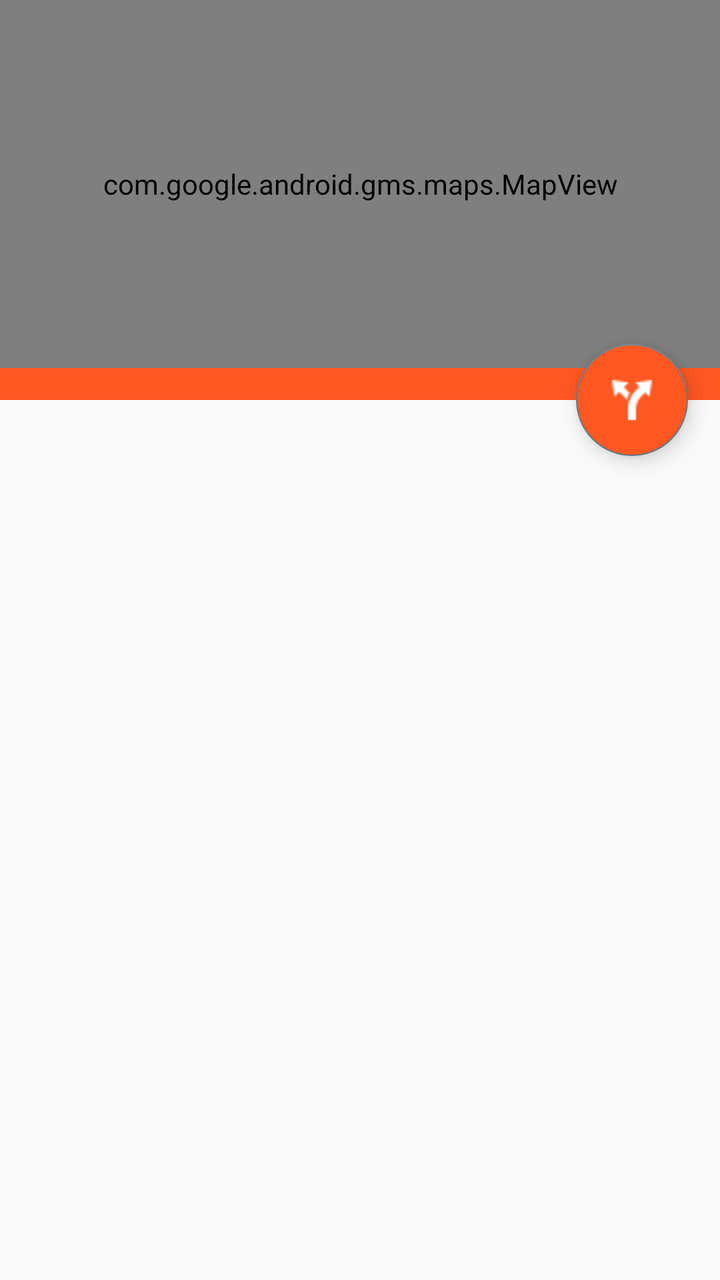
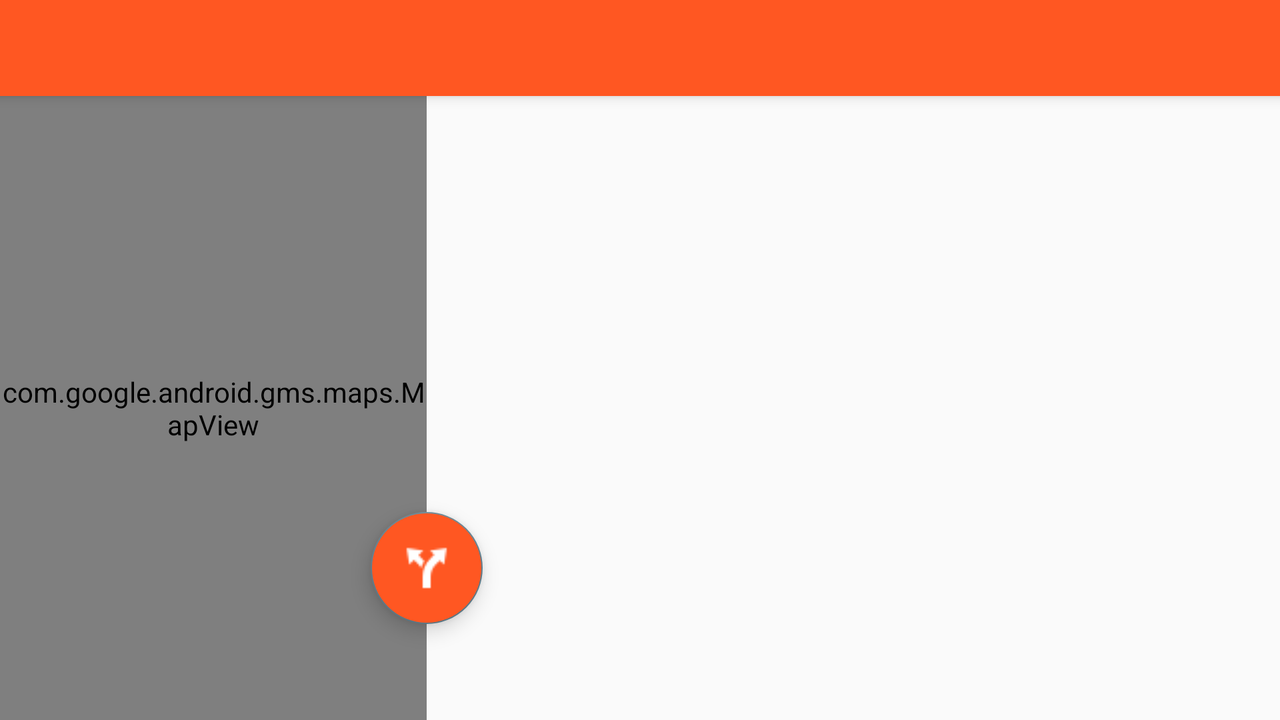

One screen, two layout resources from the same app: the default and the repository's alternative for another configuration. Each is rendered where Android would select it; the XML of both is given below.
<!-- AndroidManifest.xml: application theme AppTheme -->
<!-- res/layout/detail_activity.xml -->
<?xml version="1.0" encoding="utf-8"?>
<android.support.design.widget.CoordinatorLayout xmlns:android="http://schemas.android.com/apk/res/android"
    xmlns:app="http://schemas.android.com/apk/res-auto"
    xmlns:tools="http://schemas.android.com/tools"
    android:layout_width="match_parent"
    android:layout_height="match_parent"
    android:fitsSystemWindows="true"
    tools:context="com.amohnacs.faircarrental.detail.DetailActivity">

    <android.support.design.widget.AppBarLayout
        android:id="@+id/app_bar"
        android:layout_width="match_parent"
        android:layout_height="@dimen/map_app_bar_height"
        android:fitsSystemWindows="true"
        android:theme="@style/AppTheme.AppBarOverlay">

        <android.support.design.widget.CollapsingToolbarLayout
            android:id="@+id/toolbar_layout"
            android:layout_width="match_parent"
            android:layout_height="match_parent"
            android:fitsSystemWindows="true"
            app:contentScrim="?attr/colorPrimary"
            app:layout_scrollFlags="scroll|exitUntilCollapsed"
            app:toolbarId="@+id/toolbar">

            <android.support.v7.widget.Toolbar
                android:id="@+id/toolbar"
                android:layout_width="match_parent"
                android:layout_height="?attr/actionBarSize"
                app:layout_collapseMode="pin"
                app:popupTheme="@style/AppTheme.PopupOverlay" />

            <com.google.android.gms.maps.MapView xmlns:map="http://schemas.android.com/apk/res-auto"
                android:id="@+id/map"
                android:name="com.google.android.gms.maps.SupportMapFragment"
                android:layout_width="match_parent"
                android:layout_height="match_parent"
                android:layout_marginBottom="@dimen/text_margin"
                map:cameraZoom="15"
                map:liteMode="true"
                map:mapType="normal" />

        </android.support.design.widget.CollapsingToolbarLayout>
    </android.support.design.widget.AppBarLayout>

    <include layout="@layout/detail_content" />

    <android.support.design.widget.FloatingActionButton
        android:id="@+id/fab"
        android:layout_width="wrap_content"
        android:layout_height="wrap_content"
        android:layout_margin="@dimen/fab_margin"
        app:layout_anchor="@id/app_bar"
        app:layout_anchorGravity="bottom|end"
        app:srcCompat="@drawable/ic_nav"
        android:backgroundTint="@color/colorPrimary"
        android:elevation="@dimen/default_elevation"/>

</android.support.design.widget.CoordinatorLayout>
<!-- res/layout/detail_content.xml (included above) -->
<?xml version="1.0" encoding="utf-8"?>
<android.support.v4.widget.NestedScrollView xmlns:android="http://schemas.android.com/apk/res/android"
    xmlns:app="http://schemas.android.com/apk/res-auto"
    xmlns:tools="http://schemas.android.com/tools"
    android:layout_width="match_parent"
    android:layout_height="match_parent"
    app:layout_behavior="@string/appbar_scrolling_view_behavior"
    tools:context="com.amohnacs.faircarrental.detail.DetailActivity"
    tools:showIn="@layout/detail_activity">



</android.support.v4.widget.NestedScrollView>
<!-- resources referenced by this layout -->
<resources>
  <color name="colorPrimary">#FF5722</color>
  <dimen name="default_elevation">4dp</dimen>
  <dimen name="fab_margin">16dp</dimen>
  <dimen name="map_app_bar_height">200dp</dimen>
  <dimen name="text_margin">16dp</dimen>
  <!-- drawable ic_nav: png bitmap (drawable, 483 bytes) -->
  <style name="AppTheme.AppBarOverlay" parent="ThemeOverlay.AppCompat.Dark.ActionBar" />
  <style name="AppTheme.PopupOverlay" parent="ThemeOverlay.AppCompat.Light" />
  <style name="AppTheme" parent="Theme.AppCompat.Light.DarkActionBar">
          
          <item name="colorPrimary">@color/colorPrimary</item>
          <item name="colorPrimaryDark">@color/colorPrimaryDark</item>
          <item name="colorAccent">@color/colorAccent</item>
  
      </style>
  <color name="colorPrimaryDark">#E64A19</color>
  <color name="colorAccent">#607D8B</color>
</resources>
<!-- res/layout-land/detail_activity.xml (the repository's variant of the layout above) -->
<!-- drawn on the phone turned sideways -->
<?xml version="1.0" encoding="utf-8"?>
<android.support.design.widget.CoordinatorLayout xmlns:android="http://schemas.android.com/apk/res/android"
    xmlns:app="http://schemas.android.com/apk/res-auto"
    xmlns:tools="http://schemas.android.com/tools"
    android:layout_width="match_parent"
    android:layout_height="match_parent"
    android:fitsSystemWindows="false"
    tools:context="com.amohnacs.faircarrental.detail.DetailActivity">

    <android.support.design.widget.AppBarLayout
        android:id="@+id/app_bar"
        android:layout_width="match_parent"
        android:layout_height="?attr/actionBarSize"
        android:fitsSystemWindows="true"
        android:theme="@style/AppTheme.AppBarOverlay">

        <android.support.v7.widget.Toolbar
            android:id="@+id/toolbar"
            android:layout_width="match_parent"
            android:layout_height="?attr/actionBarSize"
            app:layout_collapseMode="pin"
            app:popupTheme="@style/AppTheme.PopupOverlay" />

    </android.support.design.widget.AppBarLayout>

    <LinearLayout
        android:layout_width="match_parent"
        android:layout_height="match_parent"
        android:weightSum="3"
        android:orientation="horizontal"
        android:layout_marginTop="?attr/actionBarSize">

        <com.google.android.gms.maps.MapView xmlns:map="http://schemas.android.com/apk/res-auto"
            android:id="@+id/map"
            android:name="com.google.android.gms.maps.SupportMapFragment"
            android:layout_width="0dp"
            android:layout_height="match_parent"
            android:layout_weight="1"
            map:cameraZoom="15"
            map:liteMode="true"
            map:mapType="normal" />

        <include layout="@layout/detail_content"
            android:layout_width="0dp"
            android:layout_height="match_parent"
            android:layout_weight="2"/>

    </LinearLayout>

    <android.support.design.widget.FloatingActionButton
        android:id="@+id/fab"
        android:layout_width="wrap_content"
        android:layout_height="wrap_content"
        android:layout_marginBottom="?attr/actionBarSize"
        app:layout_anchor="@id/map"
        app:layout_anchorGravity="bottom|end"
        app:srcCompat="@drawable/ic_nav"
        android:backgroundTint="@color/colorPrimary"
        android:elevation="@dimen/default_elevation"/>

</android.support.design.widget.CoordinatorLayout>
<!-- res/layout/detail_activity.xml (included above) -->
<?xml version="1.0" encoding="utf-8"?>
<android.support.design.widget.CoordinatorLayout xmlns:android="http://schemas.android.com/apk/res/android"
    xmlns:app="http://schemas.android.com/apk/res-auto"
    xmlns:tools="http://schemas.android.com/tools"
    android:layout_width="match_parent"
    android:layout_height="match_parent"
    android:fitsSystemWindows="true"
    tools:context="com.amohnacs.faircarrental.detail.DetailActivity">

    <android.support.design.widget.AppBarLayout
        android:id="@+id/app_bar"
        android:layout_width="match_parent"
        android:layout_height="@dimen/map_app_bar_height"
        android:fitsSystemWindows="true"
        android:theme="@style/AppTheme.AppBarOverlay">

        <android.support.design.widget.CollapsingToolbarLayout
            android:id="@+id/toolbar_layout"
            android:layout_width="match_parent"
            android:layout_height="match_parent"
            android:fitsSystemWindows="true"
            app:contentScrim="?attr/colorPrimary"
            app:layout_scrollFlags="scroll|exitUntilCollapsed"
            app:toolbarId="@+id/toolbar">

            <android.support.v7.widget.Toolbar
                android:id="@+id/toolbar"
                android:layout_width="match_parent"
                android:layout_height="?attr/actionBarSize"
                app:layout_collapseMode="pin"
                app:popupTheme="@style/AppTheme.PopupOverlay" />

            <com.google.android.gms.maps.MapView xmlns:map="http://schemas.android.com/apk/res-auto"
                android:id="@+id/map"
                android:name="com.google.android.gms.maps.SupportMapFragment"
                android:layout_width="match_parent"
                android:layout_height="match_parent"
                android:layout_marginBottom="@dimen/text_margin"
                map:cameraZoom="15"
                map:liteMode="true"
                map:mapType="normal" />

        </android.support.design.widget.CollapsingToolbarLayout>
    </android.support.design.widget.AppBarLayout>

    <include layout="@layout/detail_content" />

    <android.support.design.widget.FloatingActionButton
        android:id="@+id/fab"
        android:layout_width="wrap_content"
        android:layout_height="wrap_content"
        android:layout_margin="@dimen/fab_margin"
        app:layout_anchor="@id/app_bar"
        app:layout_anchorGravity="bottom|end"
        app:srcCompat="@drawable/ic_nav"
        android:backgroundTint="@color/colorPrimary"
        android:elevation="@dimen/default_elevation"/>

</android.support.design.widget.CoordinatorLayout>
